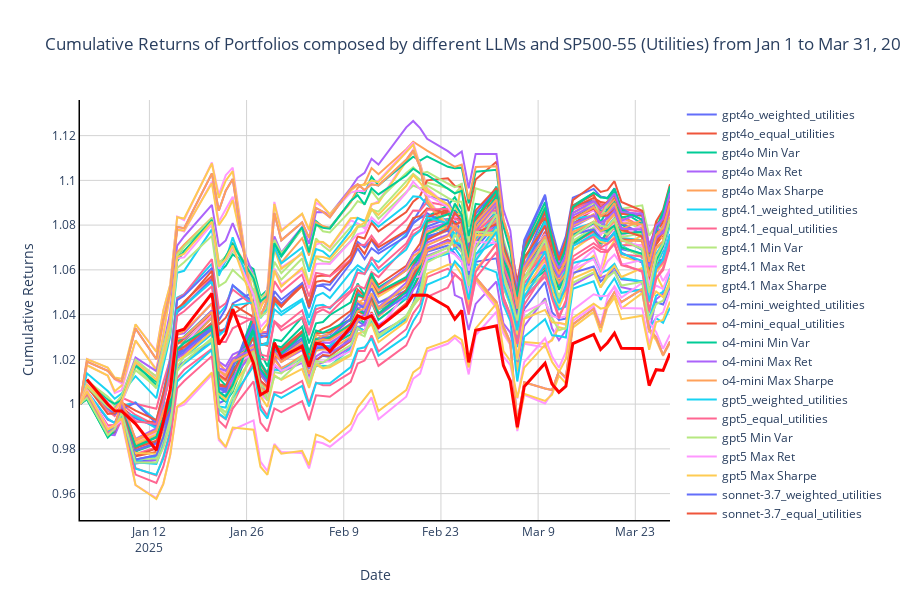

The cell this chart's notebook holds for it:
### Markdown cell above
Plot with Scrollable Legend (Display Only)

### Code cell
temp_index_data_outs_compare = index_data_outs.copy()

temp_index_data_outs_compare.index = pd.to_datetime(temp_index_data_outs_compare.index)

index_first_date_compare = temp_index_data_outs_compare.index[0]
index_previous_trading_date_compare = index_first_date_compare - BDay(1)

index_baseline_row_compare = pd.DataFrame(
    data=np.zeros((1, temp_index_data_outs_compare.shape[1])),  
    index=[index_previous_trading_date_compare],                 
    columns=temp_index_data_outs_compare.columns               
)

temp_index_data_outs_compare_with_baseline = pd.concat([index_baseline_row_compare, temp_index_data_outs_compare])
# ##above is to add a baseline row with zeros to the index data outs compare dataframe##

index_names = {
    sector_ticker: f'{full_ticker} {sector_name}'
}

cumulative_returns_compare[index_names[sector_ticker]] = (1 + index_data_outs[ticker]).cumprod()

cumulative_returns_compare.index = pd.to_datetime(cumulative_returns_compare.index)
outsample_data = cumulative_returns_compare.loc[outsample_startdate:outsample_enddate]

fig = go.Figure()

for i, column in enumerate(outsample_data.columns):
    if column == f'{full_ticker} {sector_name}':
        fig.add_trace(go.Scatter(x=outsample_data.index,
                                 y=outsample_data[column],
                                 mode='lines',
                                 name=column,
                                 line=dict(width=3, color='red')))

    else:
        fig.add_trace(go.Scatter(x=outsample_data.index,
                                 y=outsample_data[column],
                                 mode='lines',
                                 name=column))

num_asset = len(df_sector)
fig.update_layout(
    title=f'Cumulative Returns of Portfolios composed by different LLMs and {full_ticker} ({sector_name_full}) from Jan 1 to Mar 31, 2025', 
    xaxis_title='Date',
    yaxis_title='Cumulative Returns',
    hovermode="x unified",
    height=600,
    plot_bgcolor='white',
    xaxis=dict(
        gridcolor='lightgray',          
        linecolor='black',
        linewidth=1.5
    ),
    yaxis=dict(
        gridcolor='lightgray',     
        linecolor='black', 
        linewidth=1.5
    )
)

fig.update_layout(legend=dict(orientation = "v", yanchor="top",y=1,xanchor="left", x=1.02))


fig.show()
